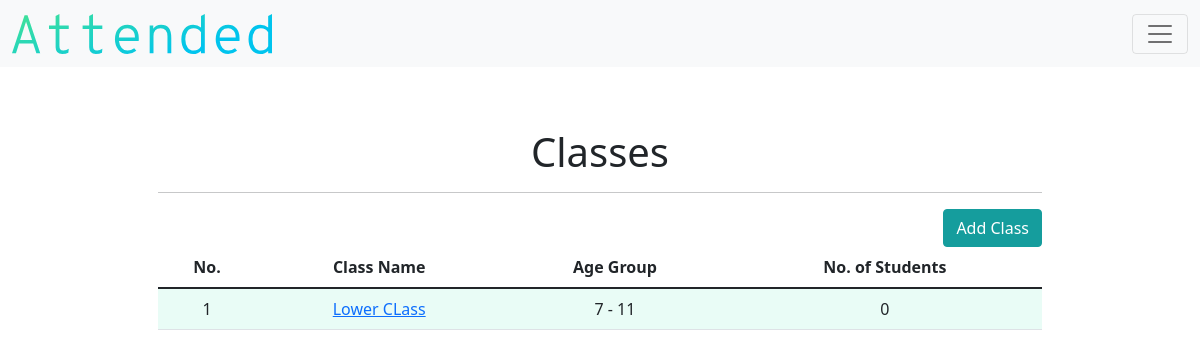
The page /class (signed in) on the database as committed earlier.
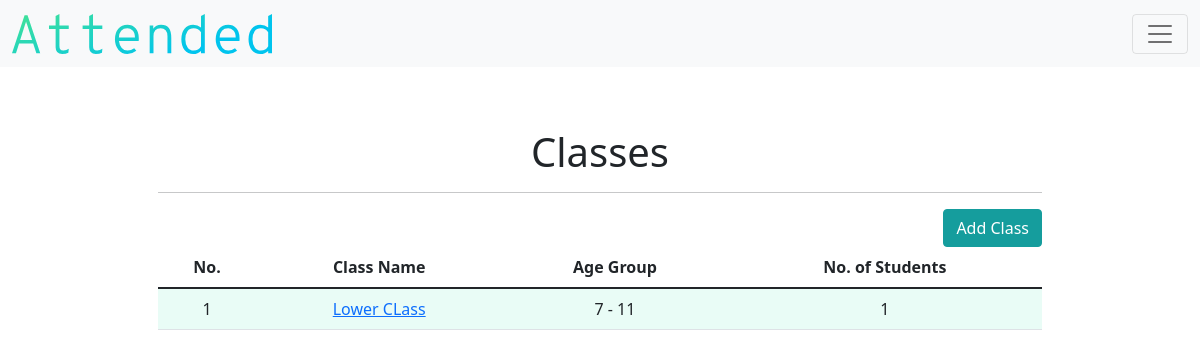
The same page on the database as committed later.
### models.py (models this page shows)
class Class(db.Model):
    __tablename__ = "class"
    id = db.Column(db.Integer, primary_key=True)
    teacher_id = db.Column(db.Integer, db.ForeignKey("teacher.id"))
    name = db.Column(db.String(), nullable=False)
    lowest_age = db.Column(db.Integer, nullable=False)
    highest_age = db.Column(db.Integer, nullable=False)
    student_count = db.Column(db.Integer, default=0)
    attendance_count = db.Column(db.Integer, default=0)
    class_attends = db.relationship("Attendance", backref="class_attend")

### application.py (the view)
@app.route("/class")
def classes():
    teacher = current_user.get_id()
    teacher_object = db.session.query(Teacher).filter_by(id=teacher).first()
    if not current_user.is_authenticated:
        return redirect("/login")
    else:
        TABLE_HEADERS=["No.", "Class Name", "Age Group", "No. of Students"]
        teacher = current_user.get_id()
        class_object = Class.query.filter_by(teacher_id = teacher).order_by(Class.id.desc()).all()
        return render_template("class.html", headers=TABLE_HEADERS, classes=class_object, teacher=teacher_object)

### application.py (called while the page is built)
@login.user_loader
def load_user(id):
    return Teacher.query.get(id)

### templates/class.html (shortened to what this page needs)
{% extends "layout.html" %}
{% block main %}
        <h1>Classes</h1>
        <hr>
        <div class="d-grid gap-2 d-md-flex justify-content-md-end">
                <a class="btn btn-secondary" href="/add_class" role="button">Add Class</a>
        </div>
        <div class="table-responsive">
          <table class="table table-hover">
                  <thead>
                      <tr>
                          {% for header in headers %}
                          <th id="header"> {{ header }} </th>
                          {% endfor %}
                      </tr>
                  </thead>
                  <tbody>
                          {% for class in classes %}
                          <tr>
                              <td class="counterCell"></td>
                              <td><a href="/detail_class/{{class.id}}"> {{class.name}} </a></td>
                              <td> {{ class.lowest_age }} - {{ class.highest_age }} </td>
                              <td> {{ class.student_count }} </td>
                          </tr>
                          {% endfor %}
                  </body>
{% endblock %}

Rows that differ between the two databases and show on the page:
changed Class "Lower CLass": student_count "0" → "1"
